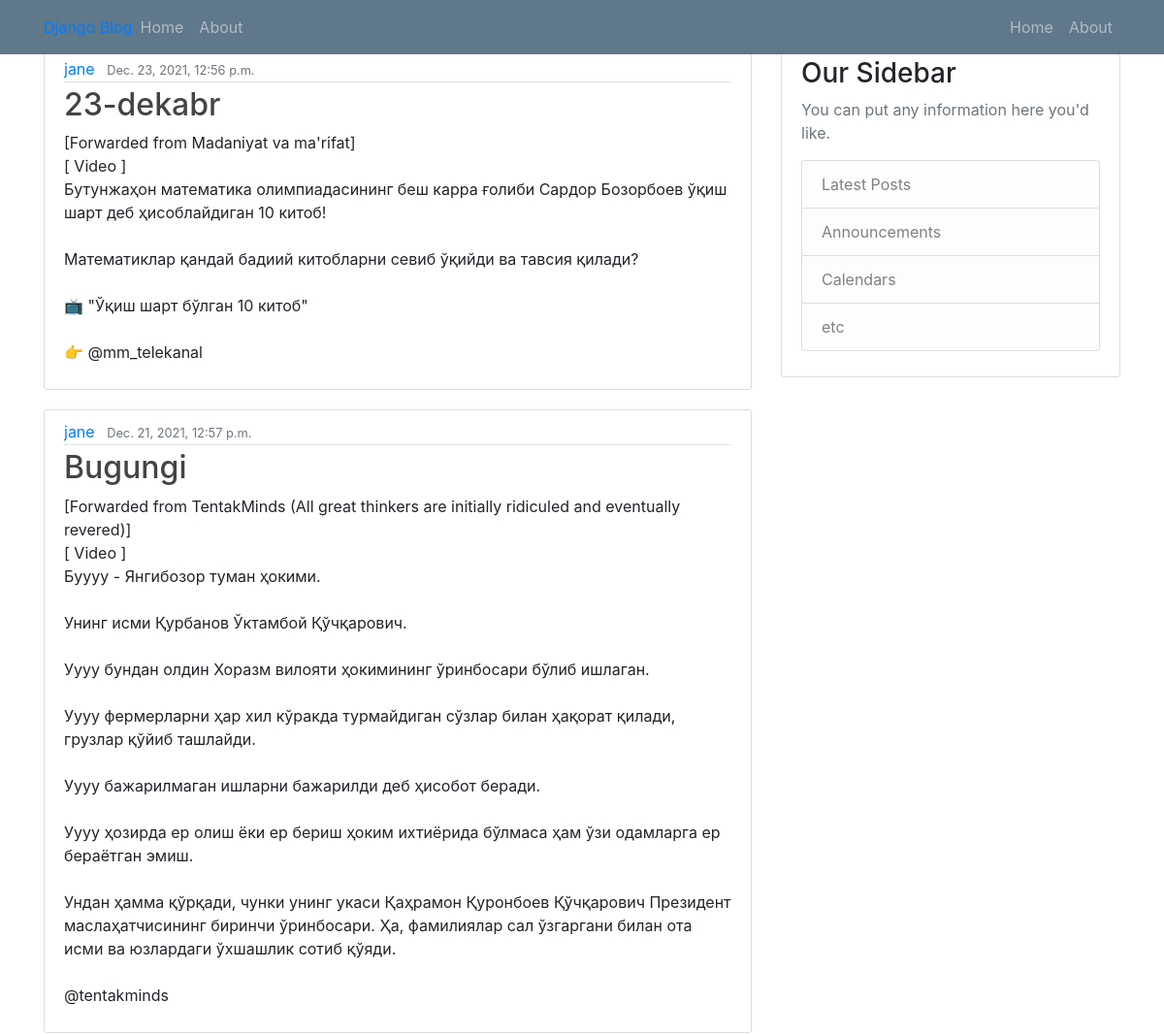
The app's page / (upper part), older data.
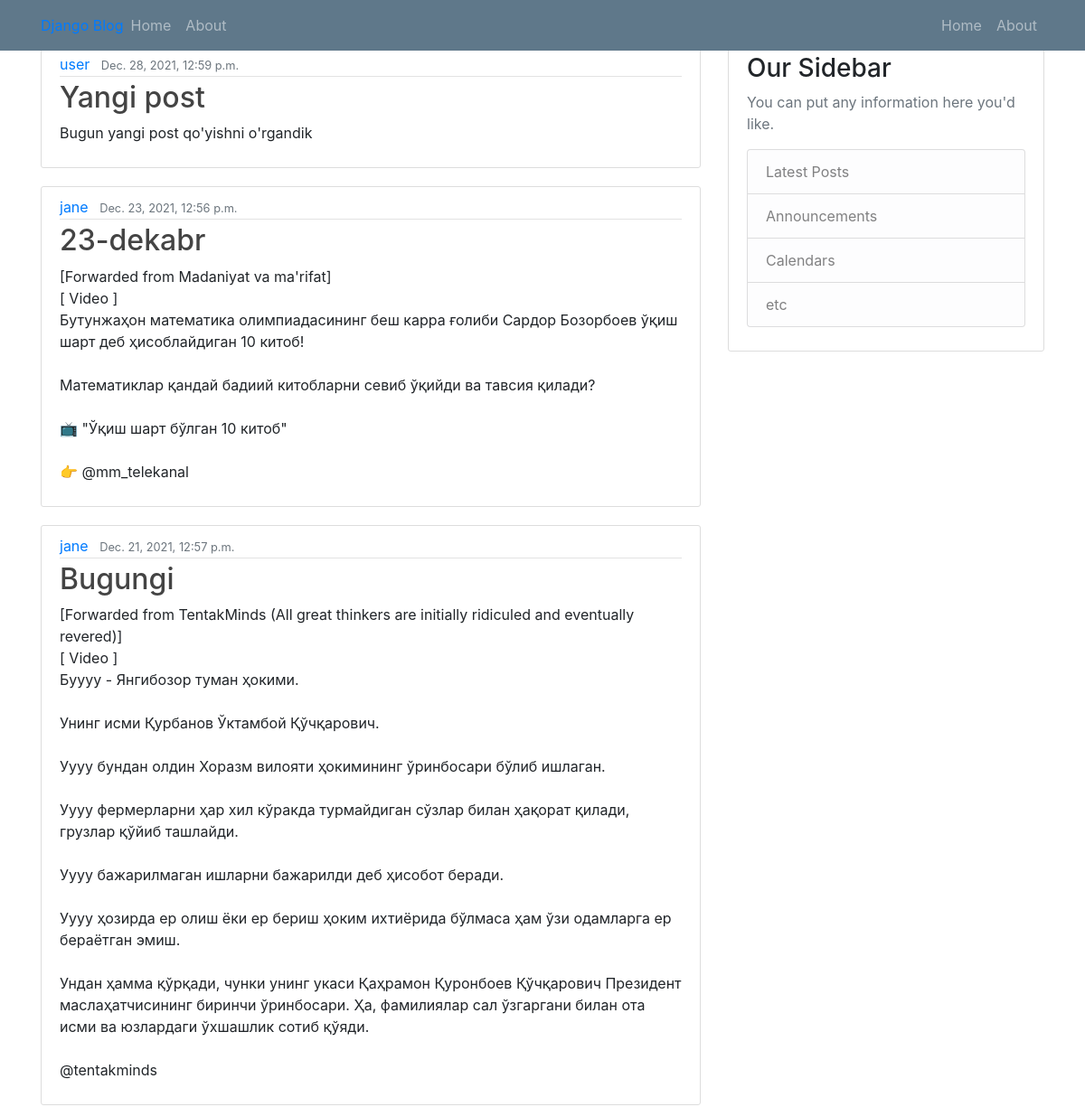
The same page, newer data.
### blog/models.py (models this page shows, shortened)
class Post(models.Model):
    title =models.CharField(max_length=100)
    content=models.TextField()
    date_posted = models.DateTimeField(default=timezone.now)
    author = models.ForeignKey(User,on_delete=models.CASCADE)

### blog/views.py (the view)
# urls.py: path('',PostListView.as_view(), name='blog-home'),
class PostListView(ListView):
    model = Post
    template_name = 'blog/home.html'
    context_object_name = 'posts'
    ordering = ['-date_posted']

### blog/templates/blog/home.html
{% extends "blog/base.html" %}
{% block content %}
    {% for post in posts %}
        <article class="media content-section">
          <div class="media-body">
            <div class="article-metadata">
              <a class="mr-2" href="#">{{ post.author }}</a>
              <small class="text-muted">{{ post.date_posted }}</small>
            </div>
            <h2><a class="article-title" href="#">{{ post.title }}</a></h2>
            <p class="article-content">{{ post.content }}</p>
          </div>
        </article>
    {% endfor %}
{% endblock content %}

Row changes from the older to the newer data that the page shows:
added Post: author "user", date_posted "Dec. 28, 2021, 12:59 p.m.", title "Yangi post", content "Bugun yangi post qo'yishni o'rgandik"
